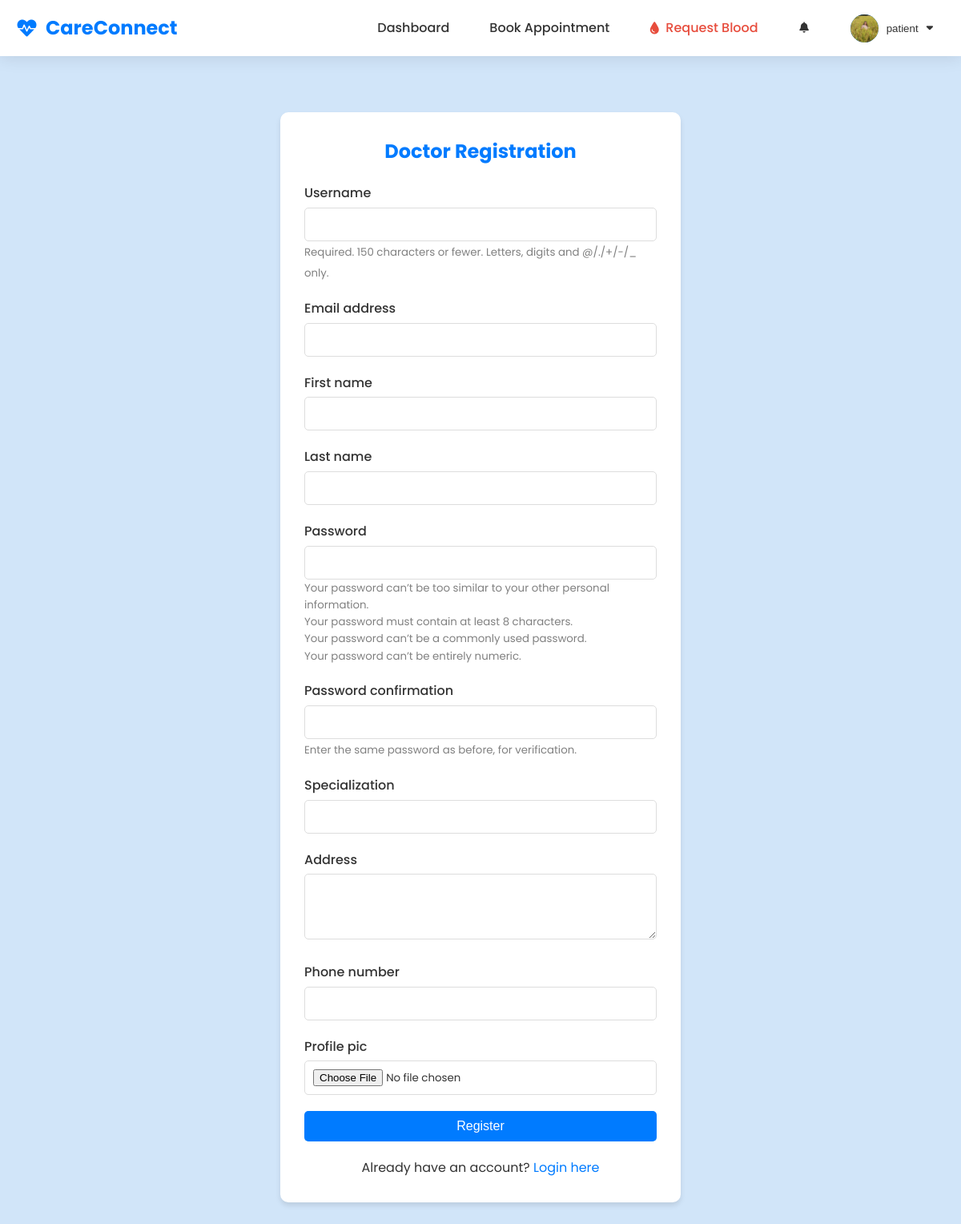
The app's page /register/doctor/ (signed in) with its own data.
### core/models.py (models this page shows, shortened)
class User(AbstractUser):
    is_patient = models.BooleanField(default=False)
    is_doctor = models.BooleanField(default=False)
    groups = models.ManyToManyField(
        'auth.Group',
        verbose_name='groups',
        blank=True,
        help_text='The groups this user belongs to. A user will get all permissions granted to each of their groups.',
        related_name="custom_user_set",
        related_query_name="user",
    )
    user_permissions = models.ManyToManyField(
        'auth.Permission',
        verbose_name='user permissions',
        blank=True,
        help_text='Specific permissions for this user.',
        related_name="custom_user_set",
        related_query_name="user",
    )

### patient/models.py (models this page shows, shortened)
class PatientProfile(models.Model):
    user = models.OneToOneField(settings.AUTH_USER_MODEL, on_delete=models.CASCADE, related_name='patient_profile')
    address = models.TextField()
    phone_number = models.CharField(max_length=15)
    profile_pic = models.ImageField(upload_to='profile_pics/patient/', blank=True, null=True)

### core/views.py (the view)
# urls.py: path('register/doctor/', views.register_doctor, name='register_doctor'),
def register_doctor(request):
    if request.method == 'POST':
        form = DoctorRegistrationForm(request.POST, request.FILES)
        if form.is_valid():
            user = form.save()
            return redirect('login')
    else:
        form = DoctorRegistrationForm()
    return render(request, 'core/register_doctor.html', {'form': form, 'title': 'Doctor Registration'})

### core/forms.py (shortened to what this page needs)
class DoctorRegistrationForm(UserCreationForm):
    specialization = forms.CharField(max_length=100)
    address = forms.CharField(widget=forms.Textarea(attrs={'rows': 3}))
    phone_number = forms.CharField(max_length=15)
    profile_pic = forms.ImageField(required=False)
    class Meta(UserCreationForm.Meta):
        model = User
        fields = UserCreationForm.Meta.fields + ('email', 'first_name', 'last_name')

### templates/core/register_doctor.html (shortened to what this page needs)
{% extends 'base.html' %}
{% block content %}
<div class="container">
    <div class="form-container">
        <h2 style="text-align: center; margin-bottom: 20px; color: var(--primary-color);">Doctor Registration</h2>
        <form method="post" enctype="multipart/form-data">
            {% for field in form %}
            <div class="form-group">
                <label for="{{ field.id_for_label }}">{{ field.label }}</label>
                {{ field }}
                {% if field.help_text %}
                <small style="color: grey;">{{ field.help_text }}</small>
                {% endif %}
            </div>
            {% endfor %}
            <div class="form-group">
                <button type="submit">Register</button>
            </div>
        </form>
        <p style="text-align: center; margin-top: 10px;">Already have an account? <a href="{% url 'login' %}"
                style="color: var(--primary-color);">Login here</a></p>
    </div>
</div>
{% endblock %}

### templates/navbar.html (shortened to what this page needs)
<nav class="navbar">
    <div class="container">
        <a href="{% url 'home' %}" class="logo">
            <i class="fas fa-heartbeat"></i> CareConnect
        </a>
        <ul class="nav-links">
            {% if user.is_authenticated %}
            {% if user.is_patient %}
            <li><a href="{% url 'patient_dashboard' %}">Dashboard</a></li>
            <li><a href="{% url 'book_appointment' %}">Book Appointment</a></li>
            <li>
                <a href="{% url 'request_blood' %}" class="blood-bank-link">
                    <i class="fas fa-tint"></i> Request Blood
                </a>
            </li>
            {% elif user.is_doctor %}
            <li><a href="{% url 'doctor_dashboard' %}">Dashboard</a></li>
            {% elif user.is_superuser %}
            <li><a href="{% url 'admin_dashboard' %}">Admin Dashboard</a></li>
            {% endif %}
            <li class="notification-container" id="notificationContainer">
                <button class="notification-trigger" id="notificationTrigger">
                    <i class="fas fa-bell"></i>
                </button>
            </li>
            <li class="user-dropdown">
                <button class="user-trigger" id="userTrigger">
                    <span class="user-avatar">
                        {% if user.patient_profile.profile_pic %}
                        <img src="{{ user.patient_profile.profile_pic.url }}" alt="{{ user.username }}">
                        {% elif user.doctor_profile.profile_pic %}
                        <img src="{{ user.doctor_profile.profile_pic.url }}" alt="{{ user.username }}">
                        {% else %}
                        <i class="fas fa-user"></i>
                        {% endif %}
                    </span>
                    <span class="username">{{ user.username }}</span>
                    <i class="fas fa-caret-down"></i>
                </button>
            </li>
            {% endif %}
        </ul>
    </div>
</nav>

### static/css/style.css (style rules this page uses)
:root { --primary-color: #007bff; --secondary-color: #28a745; --accent-color: #17a2b8; --text-color: #333; --light-bg: #f8f9fa; --dark-bg: #343a40; --white: #ffffff; --shadow: 0 4px 6px rgba(0, 0, 0, 0.1); --transition: all 0.3s ease; --navbar-height: 70px; }
* { margin: 0; padding: 0; box-sizing: border-box; }
body { font-family: 'Poppins', sans-serif; line-height: 1.6; color: var(--text-color); background-color: var(--light-bg); display: flex; flex-direction: column; min-height: 100vh; padding-top: var(--navbar-height); }
.navbar { background-color: var(--white); box-shadow: var(--shadow); position: fixed; top: 0; left: 0; right: 0; z-index: 1000; height: var(--navbar-height); }
.navbar .container { display: flex; justify-content: space-between; align-items: center; max-width: 1200px; margin: 0 auto; padding: 0 20px; height: 100%; }
.container { max-width: 1200px; margin: 0 auto; padding: 0 20px; width: 100%; }
.form-container { max-width: 500px; margin: 30px auto; background: var(--white); padding: 30px; border-radius: 10px; box-shadow: var(--shadow); animation: fadeIn 1s ease-in-out; }
:root { --primary-color: #007bff; --secondary-color: #28a745; --accent-color: #17a2b8; --text-color: #333; --light-bg: #f8f9fa; --dark-bg: #343a40; --white: #ffffff; --shadow: 0 4px 6px rgba(0, 0, 0, 0.1); --transition: all 0.3s ease; }
body { font-family: 'Poppins', sans-serif; line-height: 1.6; color: var(--text-color); background-color: var(--light-bg); display: flex; flex-direction: column; min-height: 100vh; }
a { text-decoration: none; color: inherit; }
ul { list-style: none; }
.navbar { background-color: var(--white); box-shadow: var(--shadow); position: sticky; top: 0; z-index: 1000; }
.navbar .container { display: flex; justify-content: space-between; align-items: center; max-width: 1200px; margin: 0 auto; padding: 0 20px; }
.logo { font-size: 1.5rem; font-weight: 700; color: var(--primary-color); }
.nav-links { display: flex; gap: 20px; }
.nav-links a { font-weight: 500; transition: var(--transition); }
.container { max-width: 1200px; margin: 0 auto; padding: 0 20px; }
.form-container { max-width: 500px; margin: 50px auto; background: var(--white); padding: 30px; border-radius: 10px; box-shadow: var(--shadow); animation: fadeIn 1s ease-in-out; }
.form-group { margin-bottom: 20px; }
.form-group label { display: block; margin-bottom: 5px; font-weight: 500; }
.form-group input, .form-group select, .form-group textarea { width: 100%; padding: 10px; border: 1px solid #ddd; border-radius: 5px; font-family: inherit; }
.form-group button { width: 100%; padding: 10px; background-color: var(--primary-color); color: var(--white); border: none; border-radius: 5px; cursor: pointer; font-size: 1rem; transition: var(--transition); }

### records on screen
User: patient_profile.profile_pic (picture), username "patient"

### other values on screen
{{ field.label }} "Username" "Email address" "First name" "Last name" "Password" "Password confirmation" "Specialization" "Address" "Phone number" "Profile pic"
{{ field.help_text }} "Required. 150 characters or fewer. Letters, digits and @/./+/-/_ only." "Enter the same password as before, for verification."
